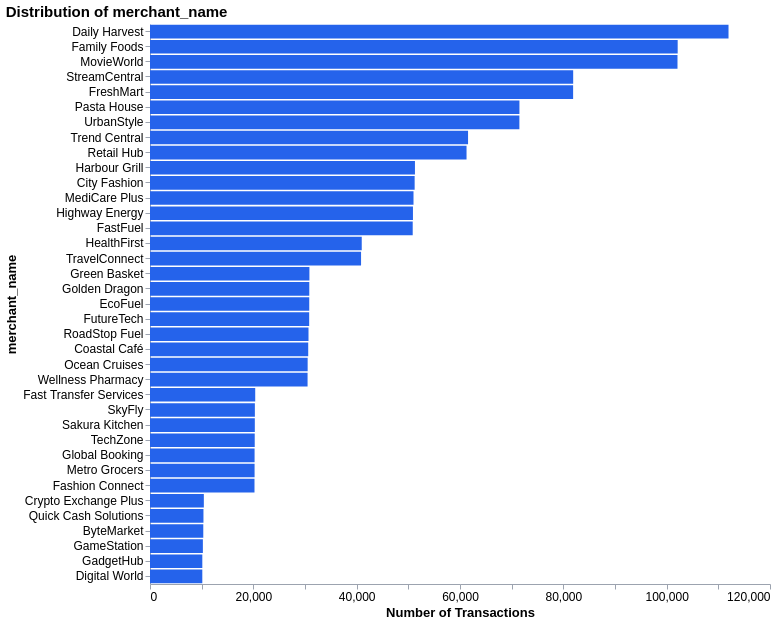

Source (notebook cell):
### Code cell
categorical_distribution('merchant_name', horizontal=True)

### Figure 1 — Vega-Lite specification as saved in the notebook (floating-point values rounded to 4 significant figures)
{"config": {"view": {"continuousWidth": 300, "continuousHeight": 300, "strokeWidth": 0}, "axis": {"domainColor": "#9ca3af", "labelColor": "#000", "labelFontSize": 12, "labelLimit": 160, "tickColor": "#9ca3af", "titleColor": "#000", "titleFontSize": 13}}, "data": {"name": "data-60b7702f19aa064245464917d93d38bc"}, "mark": {"type": "bar", "color": "#2563eb"}, "encoding": {"tooltip": [{"field": "merchant_name", "type": "nominal"}, {"field": "Count", "format": ",", "title": "Transactions", "type": "quantitative"}, {"field": "Share", "format": ".1%", "type": "quantitative"}], "x": {"axis": {"grid": false}, "field": "Count", "title": "Number of Transactions", "type": "quantitative"}, "y": {"axis": {"grid": false}, "field": "merchant_name", "sort": "-x", "title": "merchant_name", "type": "nominal"}}, "height": 560, "title": {"text": "Distribution of merchant_name", "anchor": "start", "fontSize": 15}, "width": 620, "$schema": "https://vega.github.io/schema/vega-lite/v5.20.1.json", "datasets": {"data-60b7702f19aa064245464917d93d38bc": [{"merchant_name": "Daily Harvest", "Count": 111972, "Share": 0.07309}, {"merchant_name": "Family Foods", "Count": 102131, "Share": 0.06666}, {"merchant_name": "MovieWorld", "Count": 102096, "Share": 0.06664}, {"merchant_name": "StreamCentral", "Count": 81906, "Share": 0.05346}, {"merchant_name": "FreshMart", "Count": 81894, "Share": 0.05346}, {"merchant_name": "Pasta House", "Count": 71503, "Share": 0.04667}, {"merchant_name": "UrbanStyle", "Count": 71493, "Share": 0.04667}, {"merchant_name": "Trend Central", "Count": 61559, "Share": 0.04018}, {"merchant_name": "Retail Hub", "Count": 61265, "Share": 0.03999}, {"merchant_name": "Harbour Grill", "Count": 51281, "Share": 0.03347}, {"merchant_name": "City Fashion", "Count": 51223, "Share": 0.03344}, {"merchant_name": "MediCare Plus", "Count": 51001, "Share": 0.03329}, {"merchant_name": "Highway Energy", "Count": 50894, "Share": 0.03322}, {"merchant_name": "FastFuel", "Count": 50848, "Share": 0.03319}, {"merchant_name": "HealthFirst", "Count": 40982, "Share": 0.02675}, {"merchant_name": "TravelConnect", "Count": 40850, "Share": 0.02666}, {"merchant_name": "Green Basket", "Count": 30853, "Share": 0.02014}, {"merchant_name": "Golden Dragon", "Count": 30829, "Share": 0.02012}, {"merchant_name": "EcoFuel", "Count": 30821, "Share": 0.02012}, {"merchant_name": "FutureTech", "Count": 30808, "Share": 0.02011}, {"merchant_name": "RoadStop Fuel", "Count": 30678, "Share": 0.02002}, {"merchant_name": "Coastal Café", "Count": 30622, "Share": 0.01999}, {"merchant_name": "Ocean Cruises", "Count": 30513, "Share": 0.01992}, {"merchant_name": "Wellness Pharmacy", "Count": 30498, "Share": 0.01991}, {"merchant_name": "Fast Transfer Services", "Count": 20365, "Share": 0.01329}, {"merchant_name": "SkyFly", "Count": 20297, "Share": 0.01325}, {"merchant_name": "Sakura Kitchen", "Count": 20288, "Share": 0.01324}, {"merchant_name": "TechZone", "Count": 20269, "Share": 0.01323}, {"merchant_name": "Global Booking", "Count": 20242, "Share": 0.01321}, {"merchant_name": "Metro Grocers", "Count": 20241, "Share": 0.01321}, {"merchant_name": "Fashion Connect", "Count": 20225, "Share": 0.0132}, {"merchant_name": "Crypto Exchange Plus", "Count": 10420, "Share": 0.006802}, {"merchant_name": "Quick Cash Solutions", "Count": 10346, "Share": 0.006753}, {"merchant_name": "ByteMarket", "Count": 10313, "Share": 0.006732}, {"merchant_name": "GameStation", "Count": 10234, "Share": 0.00668}, {"merchant_name": "GadgetHub", "Count": 10125, "Share": 0.006609}, {"merchant_name": "Digital World", "Count": 10124, "Share": 0.006608}]}}
